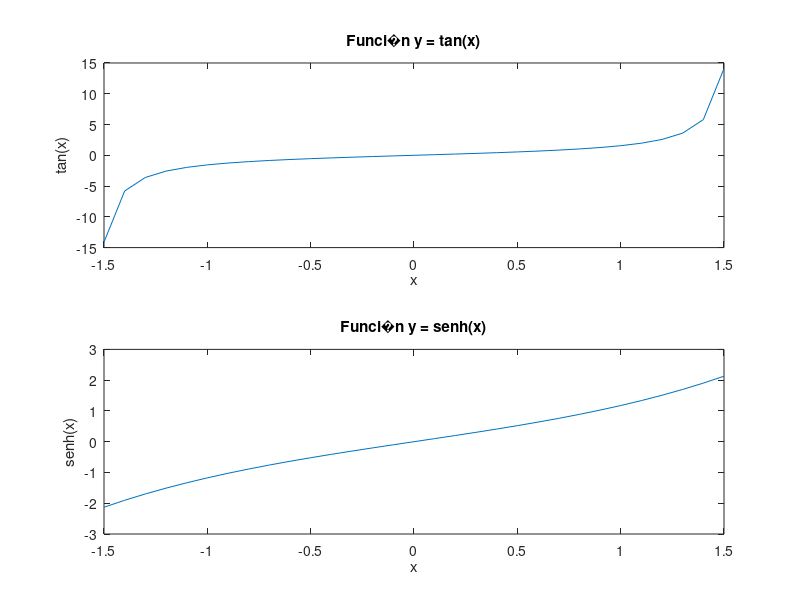
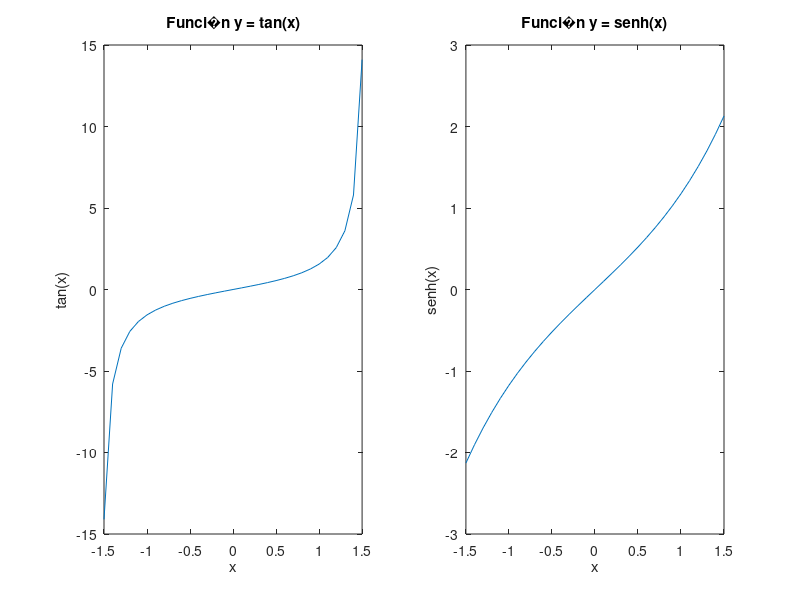

Recreate these plots in MATLAB, in order.
%%%%%%%%%%%%%%%%%%%%%%%%%%%%%%%%%%%%%%%%%%%%%%%%%%%%%%%%%%%%%%%%%%%%%%%%%%%
%                                                                         %
% Unidad 5. Introducci�n a la programaci�n con MatLAB                     %
%                                                                         %
% Ejercicio#7                                                             %
%                                                                         %
% IEEE Secci�n Argentina                                                  %
%                                                                         %
%                                                                         %
%%%%%%%%%%%%%%%%%%%%%%%%%%%%%%%%%%%%%%%%%%%%%%%%%%%%%%%%%%%%%%%%%%%%%%%%%%%

clear
clc

%% Item 1 - Creaci�n de ventana

figure(1);
subplot(2,1,1);

%% Item 2 - Gr�fico de ventana superior

x = -1.5:0.1:1.5;
y_1 = tan(x);
plot(x,y_1);

%% Item 3 - T�tulo y etiqueta

title('Funci�n y = tan(x)');
xlabel('x');
ylabel('tan(x)');

%% Item 4 - Gr�fico de ventana inferior

subplot(2,1,2);
y_2 = sinh(x);
plot(x,y_2);

%% Item 5 - T�tulo y etiqueta

title('Funci�n y = senh(x)');
xlabel('x');
ylabel('senh(x)');

%% Item 6 - Idem pero figura dividida verticalmente

figure(2);
subplot(1,2,1);

x = -1.5:0.1:1.5;
y_1 = tan(x);
plot(x,y_1);

title('Funci�n y = tan(x)');
xlabel('x');
ylabel('tan(x)');

subplot(1,2,2);
y_2 = sinh(x);
plot(x,y_2);

title('Funci�n y = senh(x)');
xlabel('x');
ylabel('senh(x)');
